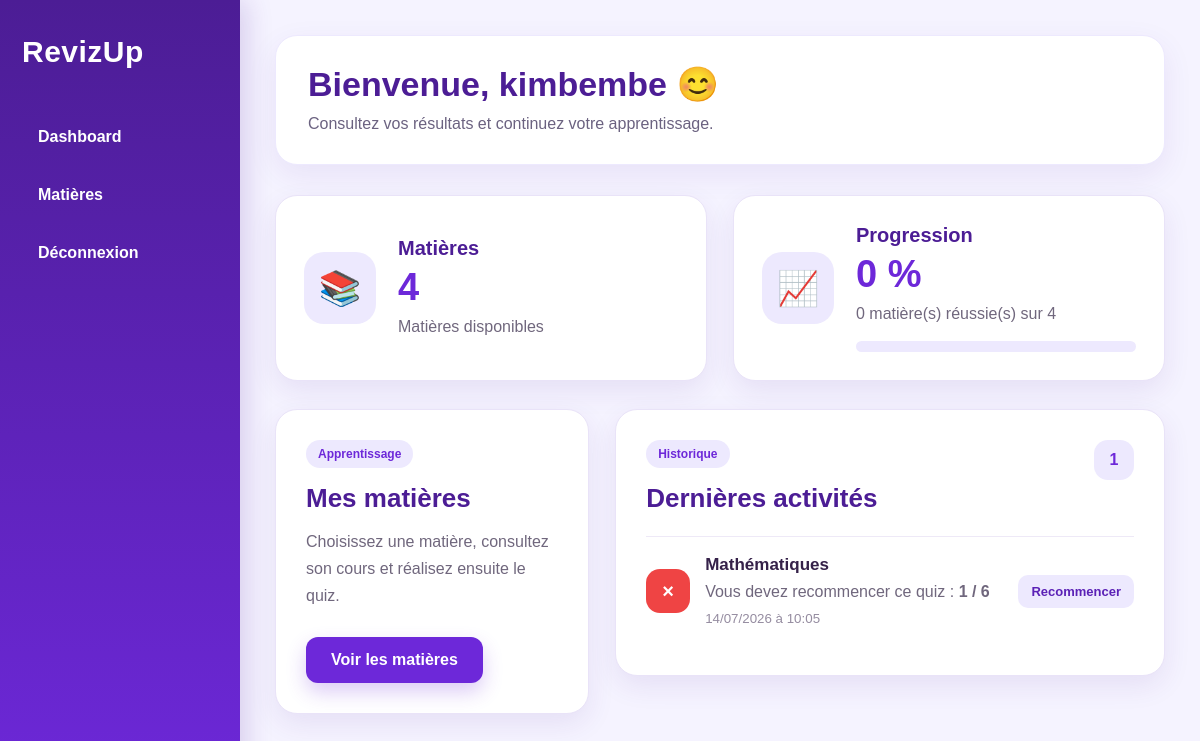
/dashboard.php (signed in), run on the app's committed database.
### tables this page shows
CREATE TABLE `resultats_quiz` (
  `id` int(11) NOT NULL,
  `utilisateur_id` int(11) NOT NULL,
  `matiere` varchar(50) NOT NULL,
  `score` int(11) NOT NULL DEFAULT 0,
  `total_questions` int(11) NOT NULL DEFAULT 5,
  `reussi` tinyint(1) NOT NULL DEFAULT 0,
  `date_resultat` datetime DEFAULT current_timestamp()
);

### dashboard.php (the view, shortened to what this page needs)
<?php
include("config.php");
$utilisateurId = (int) $_SESSION["utilisateur_id"];
$nom = $_SESSION["nom"] ?? "Utilisateur";
$nombreMatieres = 4;
$matieresReussies = 0;
$sqlProgression = "
    SELECT COUNT(*)
    FROM resultats_quiz
    WHERE utilisateur_id = ?
    AND reussi = 1
";
$requeteProgression = mysqli_prepare(
    $conn,
    $sqlProgression
);
mysqli_stmt_bind_param(
    $requeteProgression,
    "i",
    $utilisateurId
);
mysqli_stmt_execute($requeteProgression);
mysqli_stmt_bind_result(
    $requeteProgression,
    $matieresReussies
);
$progression = round(
    ($matieresReussies / $nombreMatieres) * 100
);
$progression = min($progression, 100);
$sqlActivites = "
    SELECT
        matiere,
        score,
        total_questions,
        reussi,
        date_resultat
    FROM resultats_quiz
    WHERE utilisateur_id = ?
    ORDER BY date_resultat DESC
    LIMIT 3
";
$requeteActivites = mysqli_prepare(
    $conn,
    $sqlActivites
);
mysqli_stmt_bind_param(
    $requeteActivites,
    "i",
    $utilisateurId
);
mysqli_stmt_execute($requeteActivites);
$resultatActivites = mysqli_stmt_get_result(
    $requeteActivites
);
$activites = [];
while (
    $activite = mysqli_fetch_assoc($resultatActivites)
) {
    $activites[] = $activite;
}
$nomsMatieres = [
    "math" => "Mathématiques",
    "francais" => "Français",
    "culture" => "Culture générale",
    "sciences" => "Sciences et vie"
];
?>
<!DOCTYPE html>
<html lang="fr">
<head>
    <link rel="stylesheet" href="dashboard.css">
</head>
<body>
<aside class="sidebar">
    <h2>RevizUp</h2>
    <a href="dashboard.php">
        Dashboard
    </a>
    <a href="cartes.php">
        Matières
    </a>
    <a href="logout.php">
        Déconnexion
    </a>
</aside>
<main class="main">
    <header class="topbar">
        <h1>
            Bienvenue,
            <?php echo htmlspecialchars($nom); ?> 😊
        </h1>
        <p>
            Consultez vos résultats et continuez votre apprentissage.
        </p>
    </header>
    <div class="resume-grid">
        <article class="resume-card">
            <div class="resume-icon">
                📚
            </div>
            <div class="resume-content">
                <h2>Matières</h2>
                <strong>
                    <?php echo $nombreMatieres; ?>
                </strong>
                <p>
                    Matières disponibles
                </p>
            </div>
        </article>
        <article class="resume-card">
            <div class="resume-icon">
                📈
            </div>
            <div class="resume-content">
                <h2>Progression</h2>
                <strong>
                    <?php echo $progression; ?> %
                </strong>
                <p>
                    <?php echo $matieresReussies; ?>
                    matière(s) réussie(s) sur
                    <?php echo $nombreMatieres; ?>
                </p>
                <div class="progression-bar">
                </div>
            </div>
        </article>
    </div>
    <div class="dashboard-grid">
        <section class="dashboard-card">
            <span class="dashboard-badge">
                Apprentissage
            </span>
            <h2>Mes matières</h2>
            <p>
                Choisissez une matière, consultez son cours
                et réalisez ensuite le quiz.
            </p>
            <a href="cartes.php">
                Voir les matières
            </a>
        </section>
        <section class="activity-card">
            <div class="activity-header">
                <div>
                    <span class="dashboard-badge">
                        Historique
                    </span>
                    <h2>Dernières activités</h2>
                </div>
                <span class="activity-count">
                    <?php echo count($activites); ?>
                </span>
            </div>
            <?php if (count($activites) > 0) { ?>
                <div class="activity-list">
                    <?php foreach ($activites as $activite) { ?>
                        <?php
                        $codeMatiere = $activite["matiere"];
                        $nomMatiere =
                            $nomsMatieres[$codeMatiere]
                            ?? ucfirst($codeMatiere);
                        $estReussi =
                            (int) $activite["reussi"] === 1;
                        $dateResultat = date(
                            "d/m/Y à H:i",
                            strtotime(
                                $activite["date_resultat"]
                            )
                        );
                        ?>
                        <div class="activity-item">
                            <div
                                class="activity-icon <?php
                                    echo $estReussi
                                        ? "activity-success"
                                        : "activity-failure";
                                ?>"
                            >
                                <?php
                                echo $estReussi
                                    ? "✓"
                                    : "×";
                                ?>
                            </div>
                            <div class="activity-info">
                                <h3>
                                    <?php
                                    echo htmlspecialchars(
                                        $nomMatiere
                                    );
                                    ?>
                                </h3>
                                <p>
                                    <?php if ($estReussi) { ?>
                                        Vous avez réussi ce quiz avec
                                    <?php } else { ?>
                                        Vous devez recommencer ce quiz :
                                    <?php } ?>
                                    <strong>
                                        <?php
                                        echo (int) $activite["score"];
                                        ?>
                                        /
                                        <?php
                                        echo (int) $activite["total_questions"];
                                        ?>
                                    </strong>
                                </p>
                                <small>
                                    <?php
                                    echo htmlspecialchars(
                                        $dateResultat
                                    );
                                    ?>
                                </small>
                            </div>
                            <a
                                href="quiz.php?matiere=<?php
                                    echo urlencode($codeMatiere);
                                ?>"
                                class="activity-link"
                            >
                                <?php
                                echo $estReussi
                                    ? "Revoir"
                                    : "Recommencer";
                                ?>
                            </a>
                        </div>
                    <?php } ?>
                </div>
            <?php } ?>
        </section>
    </div>
</main>
</body>
</html>

### dashboard.css (style rules this page uses)
* { margin:0; padding:0; box-sizing:border-box; font-family:Arial, Helvetica, sans-serif; }
body { min-height:100vh; display:flex; background:#f5f3ff; color:#24163f; }
.sidebar { position:fixed; top:0; left:0; z-index:100; width:240px; height:100vh; padding:35px 22px; background:linear-gradient(180deg, #4c1d95, #6d28d9); color:white; box-shadow:6px 0 25px rgba(76,29,149,0.18); }
.sidebar h2 { margin-bottom:45px; font-size:30px; font-weight:800; letter-spacing:0.5px; }
.sidebar a { display:block; margin-bottom:12px; padding:14px 16px; color:white; text-decoration:none; font-size:16px; font-weight:600; border-radius:12px; transition:0.3s ease; }
.main { width:calc(100% - 240px); min-width:0; margin-left:240px; padding:35px; }
.topbar { margin-bottom:30px; padding:28px 32px; background:white; border:1px solid #ede9fe; border-radius:22px; box-shadow:0 10px 30px rgba(76,29,149,0.08); }
.topbar h1 { margin-bottom:8px; color:#4c1d95; font-size:34px; }
.topbar p { color:#6b6280; font-size:16px; line-height:1.5; }
.resume-grid { display:grid; grid-template-columns:repeat(2, minmax(280px, 1fr)); gap:26px; margin-bottom:28px; }
.resume-card { display:flex; align-items:center; gap:22px; min-height:175px; padding:28px; background:white; border:1px solid #e9e3f8; border-radius:22px; box-shadow:0 10px 28px rgba(76,29,149,0.09); }
.resume-icon { display:flex; align-items:center; justify-content:center; flex-shrink:0; width:72px; height:72px; background:#ede9fe; border-radius:20px; font-size:34px; }
.resume-content { width:100%; }
.resume-content h2 { margin-bottom:6px; color:#4c1d95; font-size:20px; }
.resume-content strong { display:block; margin-bottom:6px; color:#6d28d9; font-size:38px; }
.resume-content p { color:#70677d; line-height:1.5; }
.progression-bar { width:100%; height:11px; margin-top:15px; overflow:hidden; background:#ede9fe; border-radius:20px; }
.dashboard-grid { display:grid; grid-template-columns:minmax(280px, 0.8fr) minmax(400px, 1.4fr); gap:26px; align-items:start; }
.dashboard-card, .activity-card { padding:30px; background:white; border:1px solid #e9e3f8; border-radius:22px; box-shadow:0 10px 28px rgba(76,29,149,0.09); }
.dashboard-card { min-height:265px; }
.dashboard-badge { display:inline-block; margin-bottom:15px; padding:7px 12px; background:#ede9fe; color:#6d28d9; border-radius:20px; font-size:12px; font-weight:bold; }
.dashboard-card h2, .activity-header h2 { color:#4c1d95; font-size:26px; }
.dashboard-card h2 { margin-bottom:14px; }
.dashboard-card p { margin-bottom:27px; color:#70677d; line-height:1.7; }
.dashboard-card a, .activity-empty a { display:inline-block; background:#6d28d9; color:white; text-decoration:none; font-weight:bold; border-radius:12px; }
.dashboard-card a { padding:14px 25px; box-shadow:0 9px 20px rgba(109,40,217,0.24); }
.activity-header { display:flex; justify-content:space-between; align-items:flex-start; gap:20px; margin-bottom:22px; }
.activity-count { display:flex; align-items:center; justify-content:center; min-width:40px; height:40px; padding:0 12px; background:#ede9fe; color:#6d28d9; border-radius:14px; font-weight:bold; }
.activity-list { display:flex; flex-direction:column; }
.activity-item { display:grid; grid-template-columns:auto 1fr auto; align-items:center; gap:15px; padding:18px 0; border-top:1px solid #eee9f7; }
.activity-icon { display:flex; align-items:center; justify-content:center; width:44px; height:44px; border-radius:14px; color:white; font-size:20px; font-weight:bold; }
.activity-failure { background:#ef4444; }
.activity-info h3 { margin-bottom:5px; color:#352149; font-size:17px; }
.activity-info p { margin-bottom:5px; color:#70677d; line-height:1.5; }
.activity-info small { color:#958ca0; }
.activity-link { padding:9px 13px; background:#ede9fe; color:#5b21b6; border-radius:10px; text-decoration:none; font-size:13px; font-weight:bold; }

### data on the page
resultats_quiz: matiere "Mathématiques", shows "Vous devez recommencer ce quiz :", score "1", total_questions "6", date_resultat "14/07/2026 à 10:05", reussi "Recommencer"

### other printed values
$nom "kimbembe"
$nombreMatieres "4"
$progression "0"
$matieresReussies "0"
count($activites) "1"
